Frame 1 (no input): blank canvas, image omitted
Frame 60 (no input): blank canvas, image omitted
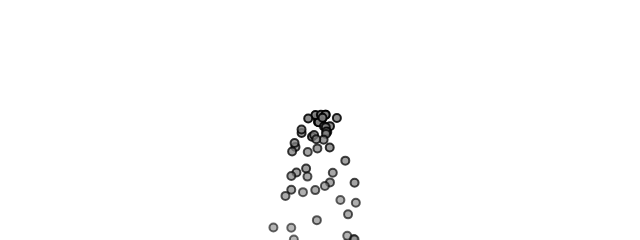
Frame 120 (the mouse pressed at the canvas centre since frame 60)

The p5.js sketch whose frames 1 and 60 were blank and that drew this single picture after the mouse press (run headless with seeded random() and noise() and a simulated clock; from frame 60 on, the mouse is pressed at the canvas centre):

// p5.js sketch
// ── sketch.js
let emitters = [];
let repellers = [];

function setup() {
  createCanvas(640, 240);
}

function draw() {
  background(255);
  for (let emitter of emitters) {
    emitter.run();
    let gravity = createVector(0, 0.1);
    emitter.applyForce(gravity);
    emitter.addParticle();
  }
    for (let repeller of repellers) {
      repeller.show();
    }
  }

  function mousePressed() {
    if (mouseButton === LEFT) {
      emitters.push(new Emitter(mouseX, mouseY));
    } else if (mouseButton === RIGHT) {
      repellers.push(new Repeller(mouseX, mouseY));
    }
  }
// ── emitter.js
class Emitter {
    constructor(x, y) {
      this.origin = createVector(x, y);
      this.particles = [];
    }
  
    addParticle() {
      this.particles.push(new Particle(this.origin.x, this.origin.y));
    }
    
    
    applyForce(force) {
      for (let particle of this.particles) {
        particle.applyForce(force);
      }
    }
    
    applyRepeller(repeller) {
      for (let particle of this.particles) {
        let force = repeller.repel(particle);
        particle.applyForce(force);
      }
    }
  
    run() {
      for (let i = this.particles.length - 1; i >= 0; i--) {
        this.particles[i].run();
        if (this.particles[i].isDead()) {
          this.particles.splice(i, 1);
        }
      }
    }
  }
// ── particle.js
class Particle {
    constructor(x, y) {
      this.position = createVector(x, y);
      this.acceleration = createVector(0, 0);
      this.velocity = createVector(random(-1, 1), random(-1, 0));
      this.lifespan = 255.0;
    }
  
    run() {
      this.update();
      this.show();
    }
  
    applyForce(force) {
      this.acceleration.add(force);
    }
  
    update() {
      this.velocity.add(this.acceleration);
      this.position.add(this.velocity);
      this.lifespan -= 2;
      this.acceleration.mult(0);
    }
  
    show() {
      stroke(0, this.lifespan);
      strokeWeight(2);
      fill(127, this.lifespan);
      circle(this.position.x, this.position.y, 8);
    }
  
    isDead() {
      return this.lifespan < 0.0;
    }
  }
// ── repeller.js
class Repeller {
    constructor(x, y) {
      this.position = createVector(x, y);
      this.power = 150;
    }
  
    show() {
      stroke(0);
      strokeWeight(2);
      fill(127);
      circle(this.position.x, this.position.y, 32);
    }
  
    repel(particle) {
      let force = p5.Vector.sub(this.position, particle.position);
      let distance = force.mag();
      distance = constrain(distance, 5, 50);
      let strength = (-1 * this.power) / (distance * distance);
      force.setMag(strength);
      return force;
    }
  }
